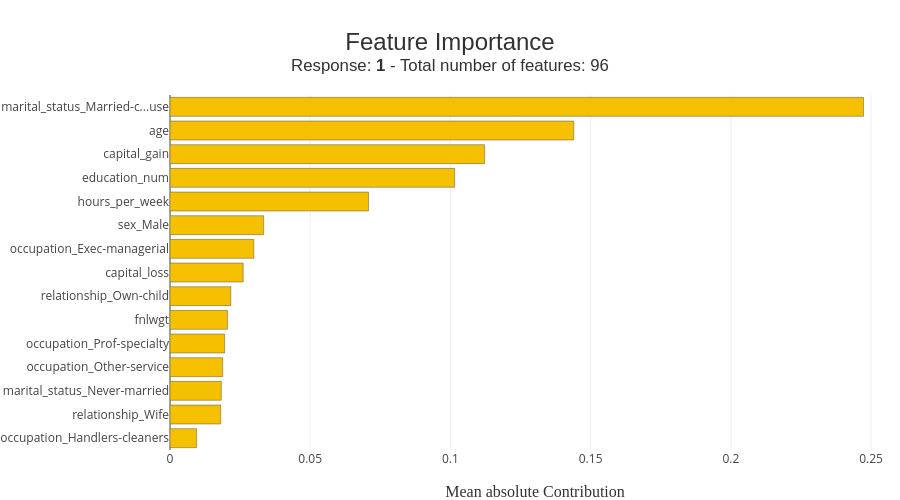

The notebook cell saved with this chart:
### Markdown cell above
## Shapash 

Shapash (by MAIF) provides higher-level explainability dashboards and It's fun to play with.

### Code cell
from shapash import SmartExplainer

xpl = SmartExplainer(model=gb)  # Explain the Gradient Boosting model
xpl.compile(x=X_test.iloc[:500], y_target=y_test.iloc[:500])

# Feature importance
xpl.plot.features_importance(max_features=15)

### Figure 1 — Plotly figure (JSON) as saved in the notebook; plotly's stock layout.template omitted (floating-point values rounded to 4 significant figures)
{"data": [{"customdata": ["occupation_Handlers-cleaners", "relationship_Wife", "marital_status_Never-married", "occupation_Other-service", "occupation_Prof-specialty", "fnlwgt", "relationship_Own-child", "capital_loss", "occupation_Exec-managerial", "sex_Male", "hours_per_week", "education_num", "capital_gain", "age", "marital_status_Married-civ-spouse"], "hovertemplate": "Feature: %{customdata}<br />Contribution: %{x:.4f}<extra></extra>", "marker": {"color": ["rgba(244, 192, 0, 1.0)", "rgba(244, 192, 0, 1.0)", "rgba(244, 192, 0, 1.0)", "rgba(244, 192, 0, 1.0)", "rgba(244, 192, 0, 1.0)", "rgba(244, 192, 0, 1.0)", "rgba(244, 192, 0, 1.0)", "rgba(244, 192, 0, 1.0)", "rgba(244, 192, 0, 1.0)", "rgba(244, 192, 0, 1.0)", "rgba(244, 192, 0, 1.0)", "rgba(244, 192, 0, 1.0)", "rgba(244, 192, 0, 1.0)", "rgba(244, 192, 0, 1.0)", "rgba(244, 192, 0, 1.0)"], "line": {"color": "rgba(52, 55, 54, 0.8)", "width": 0.5}}, "name": "Global", "orientation": "h", "type": "bar", "x": [0.0095, 0.0181, 0.0183, 0.0188, 0.0195, 0.0205, 0.0217, 0.0261, 0.0299, 0.0334, 0.0708, 0.1015, 0.1122, 0.144, 0.2473], "y": ["occupation_Handlers-cleaners", "relationship_Wife", "marital_status_Never-married", "occupation_Other-service", "occupation_Prof-specialty", "fnlwgt", "relationship_Own-child", "capital_loss", "occupation_Exec-managerial", "sex_Male", "hours_per_week", "education_num", "capital_gain", "age", "marital_status_Married-civ-spouse"]}], "layout": {"autosize": false, "barmode": "group", "height": 500, "hovermode": "closest", "margin": {"b": 50, "l": 160, "r": 0, "t": 95}, "title": {"font": {"color": "rgb(50, 50, 50)", "family": "Arial", "size": 24}, "text": "Feature Importance<br><sup>Response: <b>1</b> - Total number of features: 96</sup>", "x": 0.5, "xanchor": "center", "y": 0.9, "yanchor": "middle"}, "width": 900, "xaxis": {"title": {"font": {"color": "rgb(50, 50, 50)", "family": "Arial Black", "size": 16}, "text": "Mean absolute Contribution"}}, "yaxis": {"automargin": true, "dtick": 1, "tickmode": "array", "ticktext": ["occupation_Handlers-cleaners", "relationship_Wife", "marital_status_Never-married", "occupation_Other-service", "occupation_Prof-specialty", "fnlwgt", "relationship_Own-child", "capital_loss", "occupation_Exec-managerial", "sex_Male", "hours_per_week", "education_num", "capital_gain", "age", "marital_status_Married-c...use"], "tickvals": ["occupation_Handlers-cleaners", "relationship_Wife", "marital_status_Never-married", "occupation_Other-service", "occupation_Prof-specialty", "fnlwgt", "relationship_Own-child", "capital_loss", "occupation_Exec-managerial", "sex_Male", "hours_per_week", "education_num", "capital_gain", "age", "marital_status_Married-civ-spouse"], "title": {"font": {"color": "rgb(50, 50, 50)", "family": "Arial Black", "size": 16}}}}}
